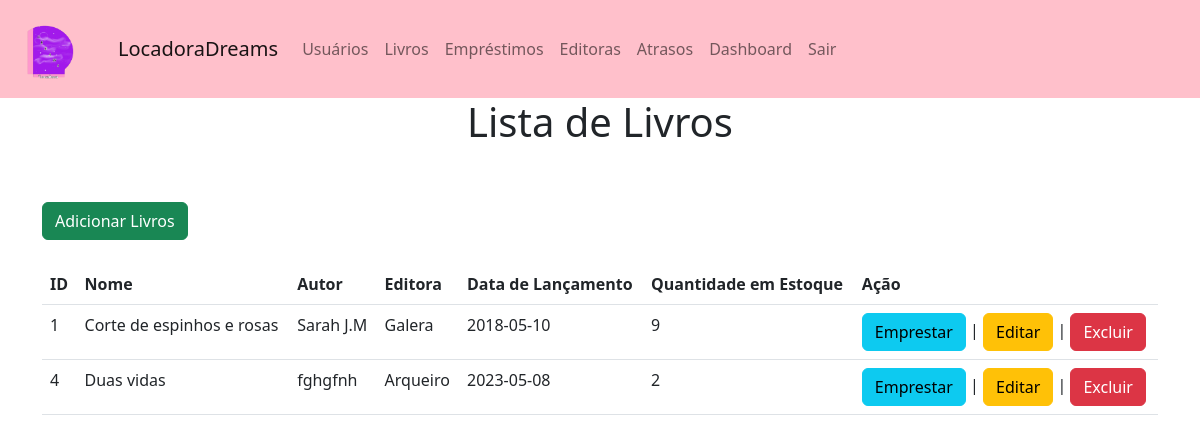
Page /Juliana3A/livros.php (signed in) on the committed database.
### tables this page shows
CREATE TABLE `livros` (
  `id` int(11) NOT NULL,
  `nome` text NOT NULL,
  `autor` text NOT NULL,
  `editora` text NOT NULL,
  `datalanc` date NOT NULL,
  `estoque` int(11) NOT NULL,
  `novo_estoque` int(11) NOT NULL
);

### Juliana3A/livros.php (the view, shortened to what this page needs)
<!DOCTYPE html>
<html lang="en">
<head>
    <link rel="stylesheet" href="css/bootstrap.min.css">
</head>
<body>
<nav class="navbar navbar-expand-lg "  style="background-color: #ffc0cb;">
		<a class="navbar-brand" href="#">
      		<img src="logotipo.png" alt="Bootstrap" width="90" height="72">
    	</a>
        <div class="container-fluid">
          <a class="navbar-brand" href="index.html">LocadoraDreams</a>
          <div class="collapse navbar-collapse" id="navbarNavAltMarkup">
            <div class="navbar-nav">
              <a class="nav-link" href="usuarios.php">Usuários</a>
			  <a class="nav-link" href="livros.php">Livros</a>
			  <a class="nav-link" href="emprestimo.php">Empréstimos</a>
			  <a class="nav-link" href="editora.php">Editoras</a>
			  <a class="nav-link" href="atrasos.php">Atrasos</a>
			  <a class="nav-link " href="dashboard.php" class="dashboard-button">Dashboard</a>
			  <a class="nav-link " href="logout.php">Sair</a>
            </div>
          </div>
        </div>
      </nav>
      <center><h1>Lista de Livros</h1></center><br><br>
	<div class="container">
	<a href="cadastrolivros.php" type="button" class="btn btn-success">Adicionar Livros</a><br><br>
	<table class="table">
		<tr>
			<th>ID</th>
			<th>Nome</th>
			<th>Autor</th>
			<th>Editora</th>
			<th>Data de Lançamento</th>
			<th>Quantidade em Estoque</th>
			<th>Ação</th>
		</tr>
		<?php
			include 'conexao.php';
			$sql = "SELECT * FROM livros";
			$result = $conn->query($sql);
			while($row = $result->fetch_assoc()) {
				echo "<tr>";
				echo "<td>".$row["id"]."</td>";
				echo "<td>".$row["nome"]."</td>";
				echo "<td>".$row["autor"]."</td>";
				echo "<td>".$row["editora"]."</td>";
				echo "<td>".$row["datalanc"]."</td>";
				echo "<td>".$row["estoque"]."</td>";
				echo "<td><a href='emprestar.php?id=".$row["id"]."' class='btn btn-info'>Emprestar</a> | <a href='editarlivros.php?id=".$row["id"]."' class='btn btn-warning'>Editar</a> | <a href='excluirlivro.php?id=".$row["id"]."' class='btn btn-danger'>Excluir</a></td>";
				echo "</tr>";
			}
		?>
	</table>
	</div>
</body>
</html>

### rows in the picture
livros: id "1", nome "Corte de espinhos e rosas", autor "Sarah J.M", editora "Galera", datalanc "2018-05-10", estoque "9"
livros: id "4", nome "Duas vidas", autor "fghgfnh", editora "Arqueiro", datalanc "2023-05-08", estoque "2"
